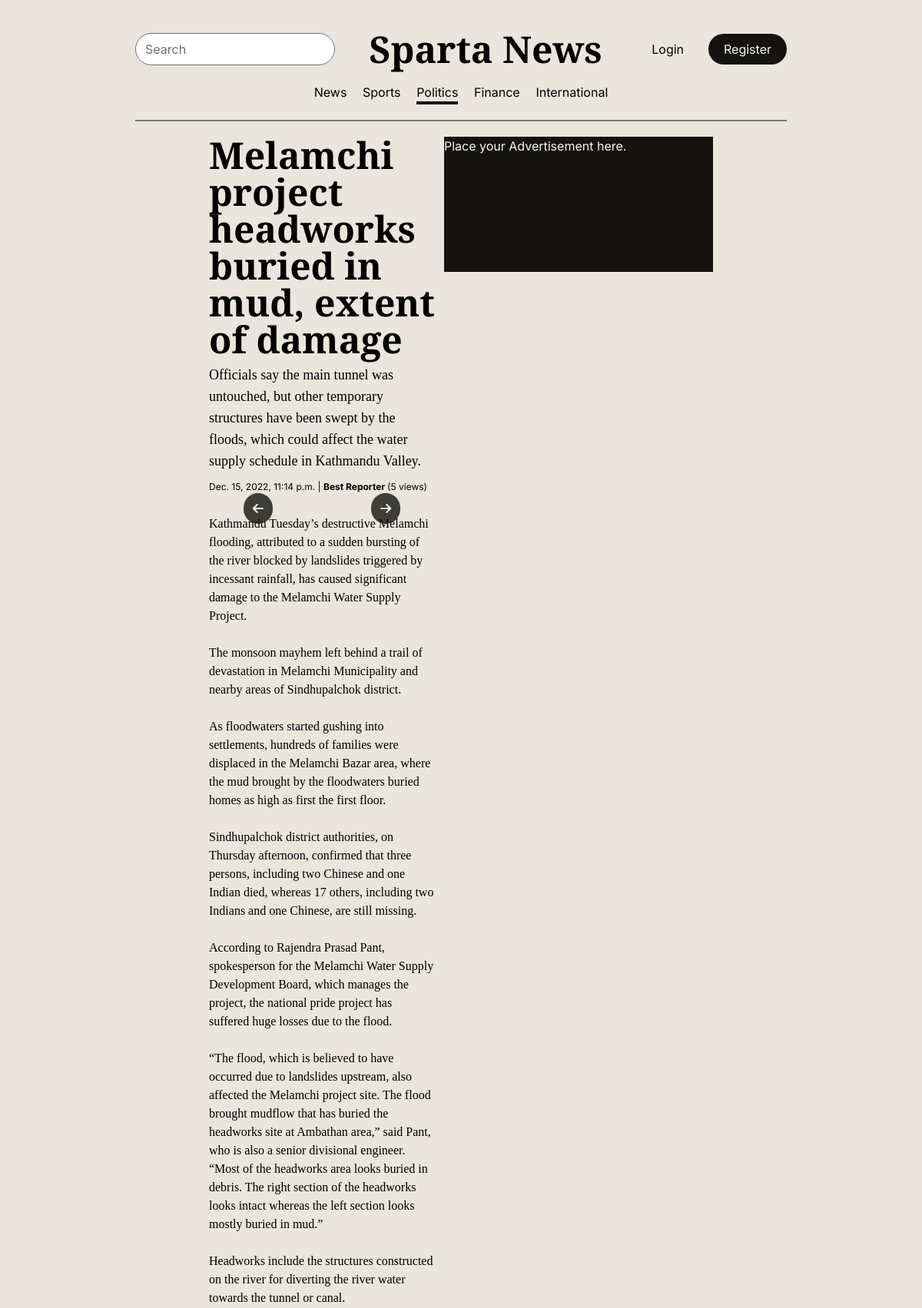
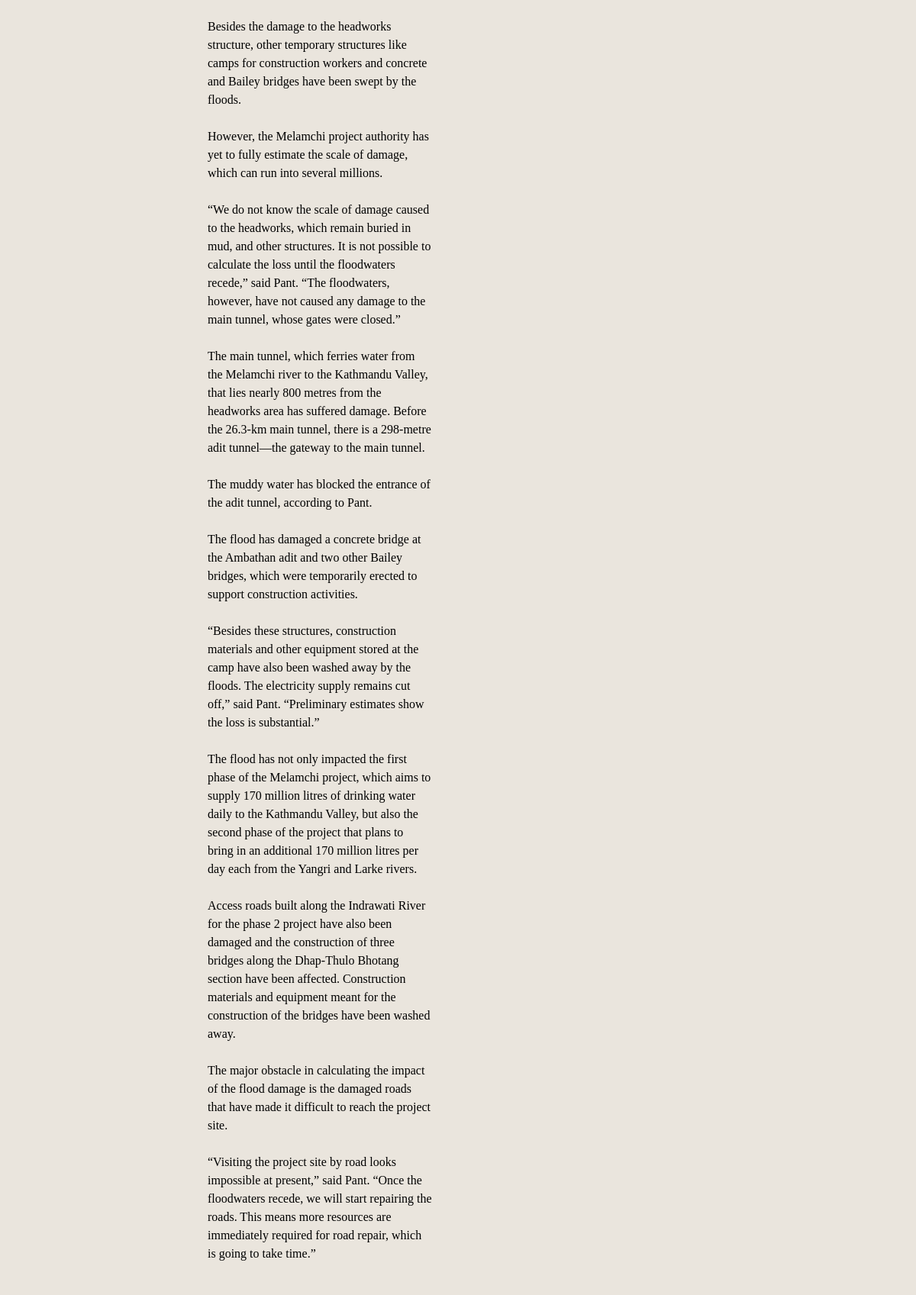
The page /news/melamchi-wow/ (upper part) on the database its author committed (2 pictures, top to bottom).
### news_portal/models.py (models this page shows, shortened)
class News(models.Model):
    slug = models.SlugField(unique=True)
    created_by = models.ForeignKey(Reporter, on_delete=models.PROTECT)
    title = models.CharField(max_length=1000, verbose_name="Title")
    sub_title = models.CharField(max_length=1000, verbose_name="Sub Title")
    body = models.TextField(verbose_name="Body")
    image1 = models.ImageField(
        blank=True, null=True, upload_to="photos", verbose_name="Images"
    )
    image2 = models.ImageField(
        blank=True, null=True, upload_to="photos", verbose_name="Images"
    )
    image3 = models.ImageField(
        blank=True, null=True, upload_to="photos", verbose_name="Images"
    )
    source = models.CharField(max_length=100, choices=SOURCE_CHOICES)
    location = models.CharField(max_length=100)
    category = models.CharField(max_length=100, choices=NewsCategory.choices)
    upload_date = models.DateTimeField(auto_now_add=True)
    edit_date = models.DateTimeField(auto_now=True)
    is_anonymous = models.BooleanField(
        default=False, verbose_name="Report Anonymously?"
    )
    view_count = models.BigIntegerField(default=0)
    coin_generated = models.BigIntegerField(default=0)
    objects = NewsManager()

class PortalUser(AbstractBaseUser):
    user_type = models.CharField(
        max_length=25, choices=UserTypes.choices, default=UserTypes.READER
    )
    username = models.CharField(max_length=50, unique=True)
    email = models.EmailField(max_length=100, null=True, blank=True)
    is_active = models.BooleanField(default=True)
    is_staff = models.BooleanField(default=False)
    is_admin = models.BooleanField(default=False)
    is_superuser = models.BooleanField(default=False)
    is_verified = models.BooleanField(default=False)
    first_name = models.CharField(
        max_length=100, verbose_name="First Name", null=True, blank=True
    )
    middle_name = models.CharField(
        max_length=100, verbose_name="Middle Name", null=True, blank=True
    )
    last_name = models.CharField(
        max_length=100, verbose_name="Last Name", null=True, blank=True
    )
    gender = models.CharField(
        max_length=20,
        verbose_name="Gender",
        choices=GENDER_CHOICES,
        null=True,
        blank=True,
    )
    dob = models.DateField(verbose_name="Date of Birth", null=True, blank=True)
    contact_number = models.CharField(
        max_length=10, verbose_name="Contact Number", null=True, blank=True
    )
    photo = models.ImageField(
        verbose_name="User Photo", null=True, blank=True, upload_to="photos"
    )
    city = models.CharField(
        max_length=50, verbose_name="Permanent Address", null=True, blank=True
    )
    USERNAME_FIELD = "username"
    objects = PortalUserManager()

### news_portal/views.py (the view)
# urls.py: path("news/<slug:slug>/", view_news, name="view_news"),
def view_news(request: HttpRequest, slug):
    news = get_object_or_404(News, slug=slug)
    news.view_count += 1
    news.save()
    context = {
        "news": news,
        "news_categories": NewsCategory.choices,
        "active_cat": news.category,
    }
    return render(request, "news_portal/news/index.html", context)

### news_portal/templates/news_portal/news/index.html (shortened to what this page needs)
{% extends 'base.html' %}
{% load static %}
{% block bodyContent %}
<body class="bg-tan mx-20 px-24">
    {% include 'navbar.html' %}
    <div class="container px-24 mx-auto flex gap-3">
        <div class="news-container gap-3 w-auto flex flex-col">
            <div class="headings">
                <h1 class="font-heading font-semibold text-5xl">{{news.title}}</h1>
                <h1 class="font-heading font-medium text-lg mt-2">{{news.sub_title}}</h1>
            </div>
            <div class="author text-xs">
                {{news.upload_date}} | <strong>
                    {% if news.is_anonymous %}
                    Anonymous
                    {% else %}
                    {{news.created_by.first_name}} {{news.created_by.last_name}}
                    {% endif %}
                </strong> ({{news.view_count}} view{{news.view_count|pluralize}})
            </div>
            <div class="news-contents">
                {% if news.image1 or news.image2 or news.image3 %}
                <div id="news-image-holder" class="my-2 w-3/4 mx-auto h-fit relative">
                    <i class="fa-solid fa-arrow-left absolute z-20 text-white left-2 top-1/2 bg-black p-3 rounded-full bg-opacity-80 hover:bg-opacity-40 cursor-pointer transition-all duration-300 -translate-y-1/2"
                        id="browse-left"></i>
                    <i class="fa-solid fa-arrow-right absolute z-20 text-white right-2 top-1/2 bg-black p-3 rounded-full bg-opacity-80 hover:bg-opacity-40 cursor-pointer transition-all duration-300 -translate-y-1/2"
                        id="browse-right"></i>
                </div>
                {% endif %}
                <p class="font-roman">{{news.location}} {{news.body|linebreaksbr}}</p>
            </div>
        </div>
        <aside>
            <div class="ad-banner bg-black w-smallAd text-white h-44">
                Place your Advertisement here.
            </div>
        </aside>
    </div>
</body>
{% endblock %}

### rows shown on the page
News: title "Melamchi project headworks buried in mud, extent of damage", sub_title "Officials say the main tunnel was untouched, but other temporary structures have been swept by the floods, which could affect the water supply schedule in Kathmandu Valley.", upload_date "Dec. 15, 2022, 11:14 p.m.", created_by.first_name "Best", created_by.last_name "Reporter", view_count "5", location "Kathmandu", body "Tuesday’s destructive Melamchi flooding, attributed to a sudden bursting of the river blocked by landslides triggered by incessant rainfall, has caused significant damage to the Melamchi Water Supply Project. The monsoon mayhem left behind a trail of devastation in Melamchi Municipality and nearby areas of Sindhupalchok district. As floodwaters started gushing into settlements, hundreds of families were displaced in the Melamchi Bazar area, where the mud brought by the floodwaters buried homes as high as first the first floor. Sindhupalchok district authorities, on Thursday afternoon, confirmed that three persons, including two Chinese and one Indian died, whereas 17 others, including two…"

### other values the page prints
{{ cat_label }} "Sports" "Politics" "Finance" "International"
